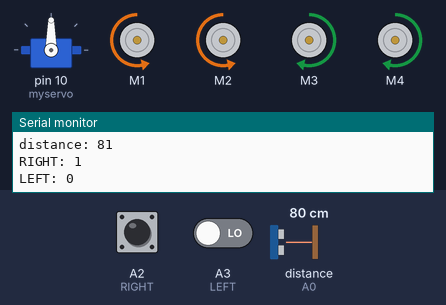
A sketch run on a simulated Arduino Uno, built with avr-gcc and run on an emulated ATmega328P. On the bench: servo, 4 × DC motor (green arrow = forward, orange = backward, longer = faster), the last lines printed to the serial monitor. Inputs (shaded band) come from the test bench; at power-on: distance to the obstacle (sensor on A0) 80 cm, A2 (RIGHT) HIGH, A3 (LEFT) LOW. The echo pulse lasts 58.3 µs per cm.

Above: at 6.6 s.
6.7 s: distance to the obstacle (sensor on A0) set to 16 cm
8.2 s: distance to the obstacle (sensor on A0) set to 13 cm
At 9.5 s:
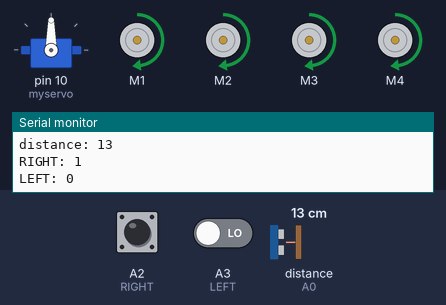
9.8 s: distance to the obstacle (sensor on A0) set to 18 cm
At 10.6 s:
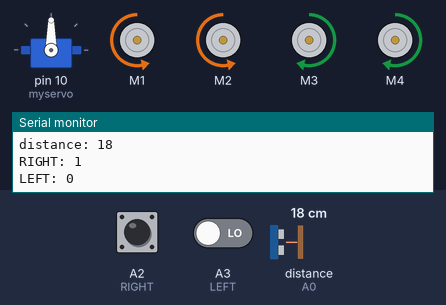
11.3 s: A2 (RIGHT) pulled LOW for 0.25 s
At 11.51 s:
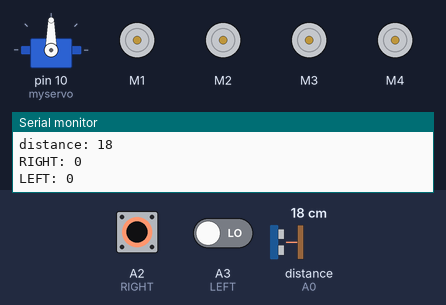
13.0 s: A2 (RIGHT) pulled LOW for 3.2 s
At 17.3 s:
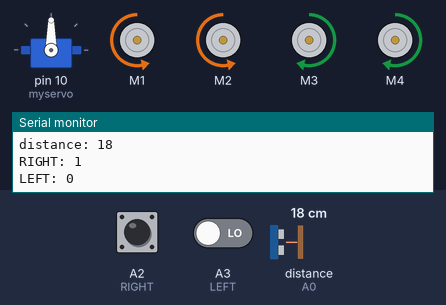
17.7 s: A2 (RIGHT) driven LOW and A3 (LEFT) driven HIGH
At 19.3 s:
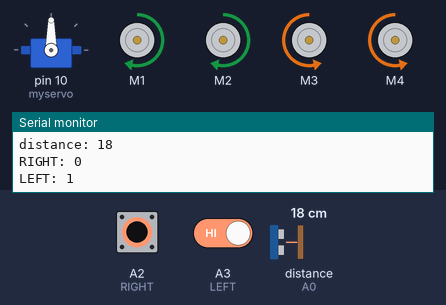
Timing chart, 0 to 20.3 s (numbered marks = the images above; inputs shaded):
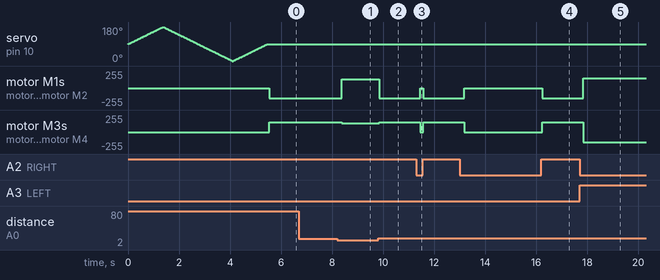

Measured:
- the behaviour switches between 15 and 14 cm on distance to the obstacle (sensor on A0) (found by bisection; images 0 and 1)
- after the input at 8.2 s, motor M1, motor M2: backward 150/255 → forward 130/255 after 0.18 s; motor M3, motor M4: forward 150/255 → forward 130/255 after 0.18 s
- after the input at 9.8 s, motor M1, motor M2: forward 130/255 → backward 150/255 at once; motor M3, motor M4: forward 130/255 → forward 150/255 at once
- after the input at 11.3 s, motor M1, motor M2: backward 150/255 → stopped after 0.16 s, → backward 150/255 0.10 s later; motor M3, motor M4: forward 150/255 → stopped after 0.16 s, → forward 150/255 0.10 s later
- after the input at 13.0 s, motor M1, motor M2: backward 150/255 → stopped after 0.18 s, → backward 150/255 3.0 s later; motor M3, motor M4: forward 150/255 → stopped after 0.18 s, → forward 150/255 3.0 s later
- after the input at 17.7 s, motor M1, motor M2: backward 150/255 → forward 150/255 after 0.15 s; motor M3, motor M4: forward 150/255 → backward 150/255 after 0.15 s

The sketch:

code.ino
```cpp
#include <Adafruit_MotorShield.h>

// Arduino Human Following Robot
// Created By DIY Builder
// You have to install the AFMotor and NewPing library Before Uploading the sketch
// You can find all the required libraries from the Arduino library manager.
// Contact me on Instagram for any queries (Insta Id: diy.builder)
// Modified 7 Mar 2022
// Version 1.1

// Include the library code:
#include <NewPing.h>
#include <Servo.h>
#include <AFMotor.h>

#define RIGHT A2         // Right IR sensor connected to analog pin A2 of Arduino Uno:
#define LEFT A3          // Left IR sensor connected to analog pin A3 of Arduino Uno:
#define TRIGGER_PIN A1   // Trigger pin connected to analog pin A1 of Arduino Uno:
#define ECHO_PIN A0      // Echo pin connected to analog pin A0 of Arduino Uno:
#define MAX_DISTANCE 200 // Maximum ping distance:

unsigned int distance = 0;    // Variable to store ultrasonic sensor distance:
unsigned int Right_Value = 0; // Variable to store Right IR sensor value:
unsigned int Left_Value = 0;  // Variable to store Left IR sensor value:

NewPing sonar(TRIGGER_PIN, ECHO_PIN, MAX_DISTANCE); // NewPing setup of pins and maximum distance:

// Create motor objects
AF_DCMotor Motor1(1, MOTOR12_1KHZ);
AF_DCMotor Motor2(2, MOTOR12_1KHZ);
AF_DCMotor Motor3(3, MOTOR34_1KHZ);
AF_DCMotor Motor4(4, MOTOR34_1KHZ);

Servo myservo; // Create a servo object to control the servo:
int pos = 0;   // Variable to store the servo position:

void setup()
{
  // The setup function runs only once when powering on or resetting the board:
  Serial.begin(9600); // Initialize serial communication at 9600 bits per second:
  myservo.attach(10); // Servo attached to pin 10 of Arduino UNO

  for (pos = 90; pos <= 180; pos += 1)
  {
    // Moves servo from 90 degrees to 180 degrees:
    myservo.write(pos); // Tell servo to move according to the value of 'pos' variable:
    delay(15);          // Wait 15ms for the servo to reach the position:
  }

  for (pos = 180; pos >= 0; pos -= 1)
  {
    // Moves servo from 180 degrees to 0 degrees:
    myservo.write(pos); // Tell servo to move according to the value of 'pos' variable:
    delay(15);          // Wait 15ms for the servo to reach the position:
  }

  for (pos = 0; pos <= 90; pos += 1)
  {
    // Moves servo from 0 degrees to 90 degrees:
    myservo.write(pos); // Tell servo to move according to the value of 'pos' variable:
    delay(15);          // Wait 15ms for the servo to reach the position:
  }

  pinMode(RIGHT, INPUT); // Set analog pin RIGHT as an input:
  pinMode(LEFT, INPUT);  // Set analog pin LEFT as an input:
}

void loop()
{
  delay(50);                  // Wait 50ms between pings:
  distance = sonar.ping_cm(); // Send ping, get distance in cm, and store it in the 'distance' variable:
  Serial.print("distance: ");
  Serial.println(distance); // Print the distance in the serial monitor:

  Right_Value = digitalRead(RIGHT); // Read the value from the Right IR sensor:
  Left_Value = digitalRead(LEFT);   // Read the value from the Left IR sensor:
  Serial.print("RIGHT: ");
  Serial.println(Right_Value); // Print the right IR sensor value in the serial monitor:
  Serial.print("LEFT: ");
  Serial.println(Left_Value); // Print the left IR sensor value in the serial monitor:

  if ((distance > 1) && (distance < 15))
  {
    // Check if the ultrasonic sensor's value stays between 1 to 15.
    // If the condition is true, the following statements will execute:

    // Move Forward:
    Motor1.setSpeed(130); // Define motor1 speed:
    Motor1.run(FORWARD);  // Rotate motor1 clockwise:
    Motor2.setSpeed(130); // Define motor2 speed:
    Motor2.run(FORWARD);  // Rotate motor2 clockwise:
    Motor3.setSpeed(130); // Define motor3 speed:
    Motor3.run(FORWARD);  // Rotate motor3 clockwise:
    Motor4.setSpeed(130); // Define motor4 speed:
    Motor4.run(FORWARD);  // Rotate motor4 clockwise;
  }
  else if ((Right_Value == 0) && (Left_Value == 1))
  {
    // If the condition is true, the following statements will execute:

    // Turn Left:
    Motor1.setSpeed(150); // Define motor1 speed:
    Motor1.run(FORWARD);  // Rotate motor1 clockwise:
    Motor2.setSpeed(150); // Define motor2 speed:
    Motor2.run(FORWARD);  // Rotate motor2 clockwise:
    Motor3.setSpeed(150); // Define motor3 speed:
    Motor3.run(BACKWARD); // Rotate motor3 anticlockwise:
    Motor4.setSpeed(150); // Define motor4 speed:
    Motor4.run(BACKWARD); // Rotate motor4 anticlockwise:
    delay(150);
  }
  else if ((Right_Value == 1) && (Left_Value == 0))
  {
    // If the condition is true, the following statements will execute:

    // Turn Right:
    Motor1.setSpeed(150); // Define motor1 speed:
    Motor1.run(BACKWARD); // Rotate motor1 anticlockwise:
    Motor2.setSpeed(150); // Define motor2 speed:
    Motor2.run(BACKWARD); // Rotate motor2 anticlockwise:
    Motor3.setSpeed(150); // Define motor3 speed:
    Motor3.run(FORWARD);  // Rotate motor3 clockwise:
    Motor4.setSpeed(150); // Define motor4 speed:
    Motor4.run(FORWARD);  // Rotate motor4 clockwise:
    delay(150);
  }
  else if (distance > 15)
  {
    // If the condition is true, the following statements will execute:

    // Stop:
    Motor1.setSpeed(0);  // Define motor1 speed:
    Motor1.run(RELEASE); // Stop motor1:
    Motor2.setSpeed(0);  // Define motor2 speed:
    Motor2.run(RELEASE); // Stop motor2:
    Motor3.setSpeed(0);  // Define motor3 speed:
    Motor3.run(RELEASE); // Stop motor3:
    Motor4.setSpeed(0);  // Define motor4 speed:
    Motor4.run(RELEASE); // Stop motor4:
  }
}
```
